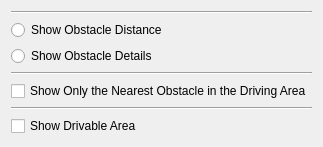
             <widget class="QWidget" name="widget_2" native="true">
              <layout class="QVBoxLayout" name="verticalLayout_14" stretch="1,0,0,0,0,0,0">
               <item>
                <widget class="Line" name="line_5">
                 <property name="orientation">
                  <enum>Qt::Horizontal</enum>
                 </property>
                </widget>
               </item>
               <item>
                <widget class="QRadioButton" name="radioButton_onlyDis">
                 <property name="text">
                  <string>Show Obstacle Distance</string>
                 </property>
                 <property name="autoExclusive">
                  <bool>false</bool>
                 </property>
                </widget>
               </item>
               <item>
                <widget class="QRadioButton" name="radioButton_obsInfo">
                 <property name="text">
                  <string>Show Obstacle Details</string>
                 </property>
                 <property name="autoExclusive">
                  <bool>false</bool>
                 </property>
                </widget>
               </item>
               <item>
                <widget class="Line" name="line_6">
                 <property name="orientation">
                  <enum>Qt::Horizontal</enum>
                 </property>
                </widget>
               </item>
               <item>
                <widget class="QCheckBox" name="checkBox_nearestObs">
                 <property name="text">
                  <string>Show Only the Nearest Obstacle in the Driving Area</string>
                 </property>
                </widget>
               </item>
               <item>
                <widget class="Line" name="line_7">
                 <property name="orientation">
                  <enum>Qt::Horizontal</enum>
                 </property>
                </widget>
               </item>
               <item>
                <widget class="QCheckBox" name="checkBox_showDriveArea">
                 <property name="text">
                  <string>Show Drivable Area</string>
                 </property>
                </widget>
               </item>
              </layout>
             </widget>
